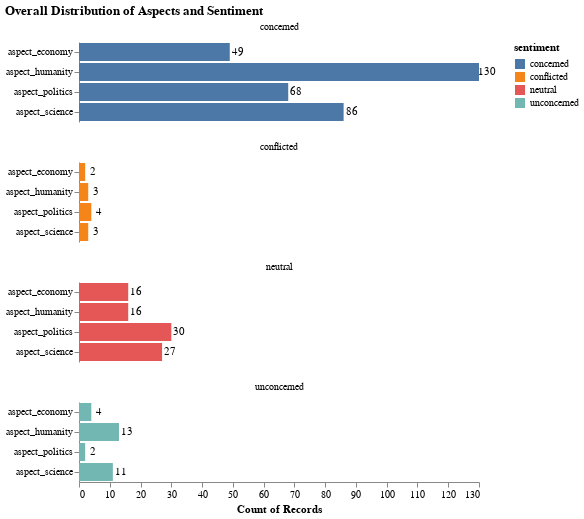

Notebook cell for this chart:
### Code cell
bars = alt.Chart(valid_melted_aspect, title='Overall Distribution of Aspects and Sentiment').mark_bar().encode(
    x=alt.X('count()', axis=alt.Axis(grid=False)),
    y=alt.Y('aspect', title=None),
    color=alt.Color('sentiment')
)
display((bars + bars.mark_text(dx=8).encode(text='count()', color=alt.value('black'))).facet(
    facet=alt.Facet('sentiment', title=None),
    columns=1,
    title="Overall Distribution of Aspects and Sentiment"
).configure_view(strokeWidth=0))

### Figure 1 — Vega-Lite specification as saved in the notebook (floating-point values rounded to 4 significant figures; data arrays with more than 128 entries replaced by an {"elided": "..."} marker saying what was removed)
{"config": {"view": {"continuousWidth": 400, "continuousHeight": 300, "strokeWidth": 0}}, "data": {"name": "data-3fb4e5943c4c57963fdf9307a303b4dd"}, "facet": {"field": "sentiment", "title": null, "type": "nominal"}, "spec": {"layer": [{"mark": "bar", "encoding": {"color": {"field": "sentiment", "type": "nominal"}, "x": {"aggregate": "count", "axis": {"grid": false}, "type": "quantitative"}, "y": {"field": "aspect", "title": null, "type": "nominal"}}, "title": "Overall Distribution of Aspects and Sentiment"}, {"mark": {"type": "text", "dx": 8}, "encoding": {"color": {"value": "black"}, "text": {"aggregate": "count", "type": "quantitative"}, "x": {"aggregate": "count", "axis": {"grid": false}, "type": "quantitative"}, "y": {"field": "aspect", "title": null, "type": "nominal"}}, "title": "Overall Distribution of Aspects and Sentiment"}]}, "columns": 1, "title": "Overall Distribution of Aspects and Sentiment", "$schema": "https://vega.github.io/schema/vega-lite/v4.17.0.json", "datasets": {"data-3fb4e5943c4c57963fdf9307a303b4dd": {"elided": "464 records"}}}
